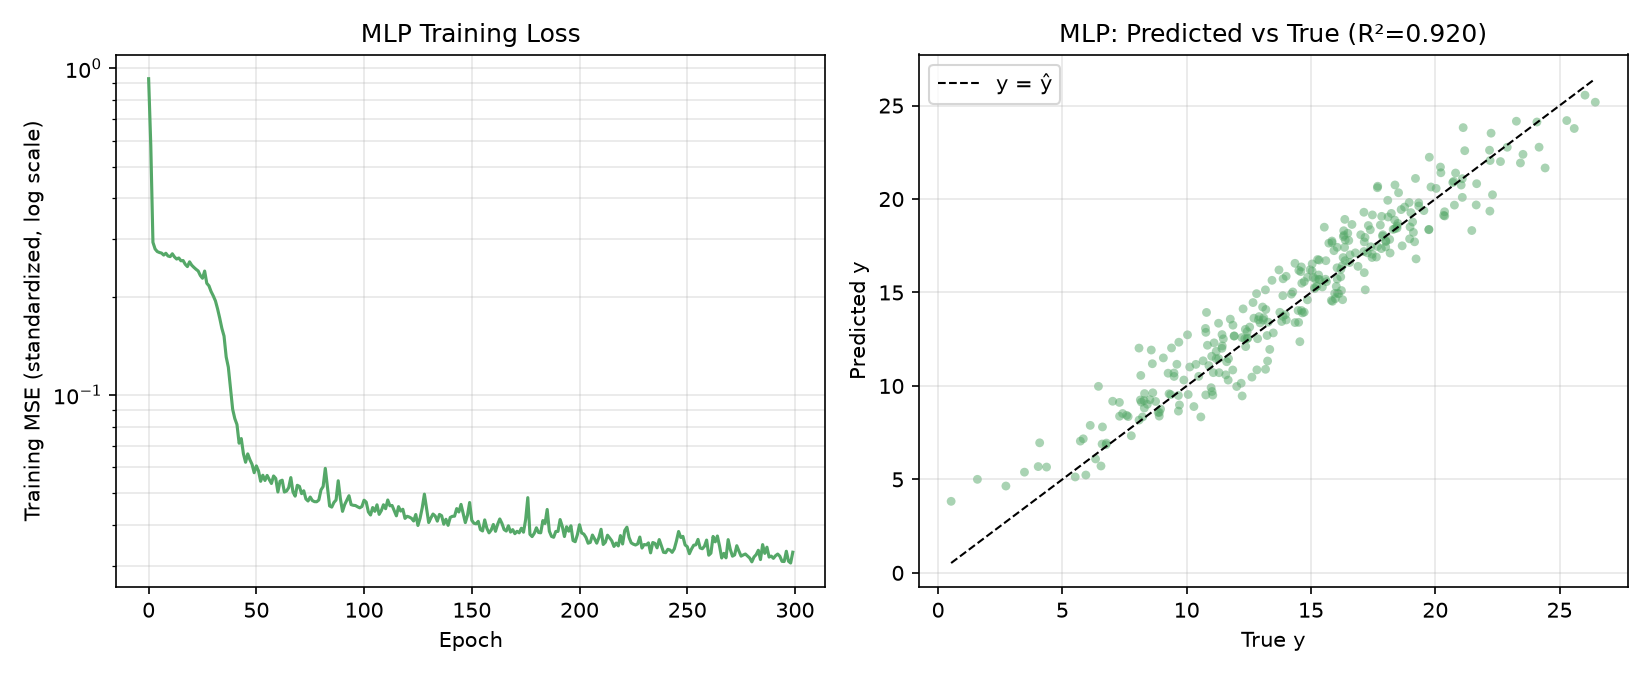

Write the Python code that produced this figure.
"""
改变激活函数为Sigmoid
"""

import numpy as np
import torch
import torch.nn as nn
from sklearn.datasets import make_friedman1
from sklearn.model_selection import train_test_split
from sklearn.preprocessing import StandardScaler
from sklearn.metrics import mean_squared_error, r2_score
import matplotlib.pyplot as plt

torch.manual_seed(42)
np.random.seed(42)

# ---------------------------------------------------------------
# 1. 数据生成（与任务 2.1 完全相同，保证两次实验可比）
# ---------------------------------------------------------------
X, y = make_friedman1(n_samples=1500, n_features=10, noise=1.0, random_state=42)

# ---------------------------------------------------------------
# 2. 划分训练集 / 测试集（同样的 random_state）
# ---------------------------------------------------------------
X_train, X_test, y_train, y_test = train_test_split(
    X, y, test_size=0.2, random_state=42
)

# ---------------------------------------------------------------
# 3. 标准化（同任务 2.1）
# ---------------------------------------------------------------
x_scaler = StandardScaler().fit(X_train)
y_scaler = StandardScaler().fit(y_train.reshape(-1, 1))

X_train_s = x_scaler.transform(X_train)
X_test_s = x_scaler.transform(X_test)
y_train_s = y_scaler.transform(y_train.reshape(-1, 1))
y_test_s = y_scaler.transform(y_test.reshape(-1, 1))

X_train_t = torch.tensor(X_train_s, dtype=torch.float32)
y_train_t = torch.tensor(y_train_s, dtype=torch.float32)
X_test_t = torch.tensor(X_test_s, dtype=torch.float32)
y_test_t = torch.tensor(y_test_s, dtype=torch.float32)

train_dataset = torch.utils.data.TensorDataset(X_train_t, y_train_t)
train_loader = torch.utils.data.DataLoader(train_dataset, batch_size=64, shuffle=True)

# ---------------------------------------------------------------
# 4. 模型定义：全连接神经网络（MLP）
#    结构：10 -> 64 (ReLU) -> 32 (ReLU) -> 1
#    比线性模型多了两个隐藏层和非线性激活函数
# ---------------------------------------------------------------
class MLPModel(nn.Module):
    def __init__(self, in_features, hidden1=64, hidden2=32):
        super().__init__()
        self.net = nn.Sequential(
            nn.Linear(in_features, hidden1),
            nn.Sigmoid(),
            nn.Linear(hidden1, hidden2),
            nn.Sigmoid(),
            nn.Linear(hidden2, 1),
        )

    def forward(self, x):
        return self.net(x)


model = MLPModel(in_features=X_train.shape[1])
n_params = sum(p.numel() for p in model.parameters())
print(f"MLP 可训练参数量: {n_params}")

criterion = nn.MSELoss()
optimizer = torch.optim.Adam(model.parameters(), lr=0.005)

# ---------------------------------------------------------------
# 5. 训练
# ---------------------------------------------------------------
epochs = 300
loss_history = []

for epoch in range(1, epochs + 1):
    model.train()
    epoch_losses = []
    for xb, yb in train_loader:
        optimizer.zero_grad()
        pred = model(xb)
        loss = criterion(pred, yb)
        loss.backward()
        optimizer.step()
        epoch_losses.append(loss.item())
    loss_history.append(np.mean(epoch_losses))

    if epoch % 50 == 0:
        print(f"Epoch {epoch:3d} | Train MSE (standardized): {loss_history[-1]:.4f}")

# ---------------------------------------------------------------
# 6. 测试集评估（还原到原始 y 尺度）
# ---------------------------------------------------------------
model.eval()
with torch.no_grad():
    pred_test_s = model(X_test_t).numpy()

pred_test = y_scaler.inverse_transform(pred_test_s).ravel()

mse = mean_squared_error(y_test, pred_test)
rmse = np.sqrt(mse)
mae = np.mean(np.abs(y_test - pred_test))
r2 = r2_score(y_test, pred_test)

print("\n===== 测试集结果 (MLP) =====")
print(f"MSE : {mse:.4f}")
print(f"RMSE: {rmse:.4f}")
print(f"MAE : {mae:.4f}")
print(f"R^2 : {r2:.4f}")

# ---------------------------------------------------------------
# 7. 可视化
# ---------------------------------------------------------------
fig, axes = plt.subplots(1, 2, figsize=(11, 4.5))

axes[0].plot(loss_history, color="#55A868")
axes[0].set_yscale("log")
axes[0].set_xlabel("Epoch")
axes[0].set_ylabel("Training MSE (standardized, log scale)")
axes[0].set_title("MLP Training Loss")
axes[0].grid(alpha=0.3, which="both")

axes[1].scatter(y_test, pred_test, alpha=0.5, s=18, color="#55A868", edgecolor="none")
lims = [min(y_test.min(), pred_test.min()), max(y_test.max(), pred_test.max())]
axes[1].plot(lims, lims, "k--", linewidth=1, label="y = ŷ")
axes[1].set_xlabel("True y")
axes[1].set_ylabel("Predicted y")
axes[1].set_title(f"MLP: Predicted vs True (R²={r2:.3f})")
axes[1].legend()
axes[1].grid(alpha=0.3)

plt.tight_layout()
plt.savefig("改变激活函数为Sigmoid.png", dpi=150)
plt.show()
